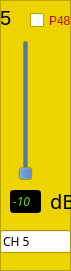
   <widget class="QFrame" name="frame_5">
    <property name="geometry">
     <rect>
      <x>300</x>
      <y>90</y>
      <width>71</width>
      <height>271</height>
     </rect>
    </property>
    <property name="palette">
     <palette>
      <active>
       <colorrole role="Base">
        <brush brushstyle="SolidPattern">
         <color alpha="255">
          <red>255</red>
          <green>255</green>
          <blue>255</blue>
         </color>
        </brush>
       </colorrole>
       <colorrole role="Window">
        <brush brushstyle="SolidPattern">
         <color alpha="255">
          <red>237</red>
          <green>212</green>
          <blue>0</blue>
         </color>
        </brush>
       </colorrole>
      </active>
      <inactive>
       <colorrole role="Base">
        <brush brushstyle="SolidPattern">
         <color alpha="255">
          <red>255</red>
          <green>255</green>
          <blue>255</blue>
         </color>
        </brush>
       </colorrole>
       <colorrole role="Window">
        <brush brushstyle="SolidPattern">
         <color alpha="255">
          <red>237</red>
          <green>212</green>
          <blue>0</blue>
         </color>
        </brush>
       </colorrole>
      </inactive>
      <disabled>
       <colorrole role="Base">
        <brush brushstyle="SolidPattern">
         <color alpha="255">
          <red>237</red>
          <green>212</green>
          <blue>0</blue>
         </color>
        </brush>
       </colorrole>
       <colorrole role="Window">
        <brush brushstyle="SolidPattern">
         <color alpha="255">
          <red>237</red>
          <green>212</green>
          <blue>0</blue>
         </color>
        </brush>
       </colorrole>
      </disabled>
     </palette>
    </property>
    <property name="autoFillBackground">
     <bool>true</bool>
    </property>
    <property name="frameShape">
     <enum>QFrame::StyledPanel</enum>
    </property>
    <property name="frameShadow">
     <enum>QFrame::Raised</enum>
    </property>
    <widget class="QLabel" name="label_11">
     <property name="geometry">
      <rect>
       <x>0</x>
       <y>10</y>
       <width>21</width>
       <height>16</height>
      </rect>
     </property>
     <property name="font">
      <font>
       <pointsize>15</pointsize>
      </font>
     </property>
     <property name="text">
      <string>5</string>
     </property>
    </widget>
    <widget class="QSlider" name="g_ch_5">
     <property name="geometry">
      <rect>
       <x>10</x>
       <y>40</y>
       <width>31</width>
       <height>141</height>
      </rect>
     </property>
     <property name="palette">
      <palette>
       <active>
        <colorrole role="Button">
         <brush brushstyle="SolidPattern">
          <color alpha="255">
           <red>52</red>
           <green>101</green>
           <blue>164</blue>
          </color>
         </brush>
        </colorrole>
       </active>
       <inactive>
        <colorrole role="Button">
         <brush brushstyle="SolidPattern">
          <color alpha="255">
           <red>52</red>
           <green>101</green>
           <blue>164</blue>
          </color>
         </brush>
        </colorrole>
       </inactive>
       <disabled>
        <colorrole role="Button">
         <brush brushstyle="SolidPattern">
          <color alpha="255">
           <red>52</red>
           <green>101</green>
           <blue>164</blue>
          </color>
         </brush>
        </colorrole>
       </disabled>
      </palette>
     </property>
     <property name="minimum">
      <number>0</number>
     </property>
     <property name="maximum">
      <number>12</number>
     </property>
     <property name="singleStep">
      <number>1</number>
     </property>
     <property name="pageStep">
      <number>1</number>
     </property>
     <property name="value">
      <number>0</number>
     </property>
     <property name="orientation">
      <enum>Qt::Vertical</enum>
     </property>
     <property name="tickInterval">
      <number>6</number>
     </property>
    </widget>
    <widget class="QCheckBox" name="p48_5">
     <property name="geometry">
      <rect>
       <x>30</x>
       <y>10</y>
       <width>41</width>
       <height>21</height>
      </rect>
     </property>
     <property name="palette">
      <palette>
       <active>
        <colorrole role="WindowText">
         <brush brushstyle="SolidPattern">
          <color alpha="255">
           <red>204</red>
           <green>0</green>
           <blue>0</blue>
          </color>
         </brush>
        </colorrole>
       </active>
       <inactive>
        <colorrole role="WindowText">
         <brush brushstyle="SolidPattern">
          <color alpha="255">
           <red>204</red>
           <green>0</green>
           <blue>0</blue>
          </color>
         </brush>
        </colorrole>
       </inactive>
       <disabled>
        <colorrole role="WindowText">
         <brush brushstyle="SolidPattern">
          <color alpha="255">
           <red>190</red>
           <green>190</green>
           <blue>190</blue>
          </color>
         </brush>
        </colorrole>
       </disabled>
      </palette>
     </property>
     <property name="text">
      <string>P48</string>
     </property>
    </widget>
    <widget class="QLineEdit" name="d_ch_5">
     <property name="enabled">
      <bool>false</bool>
     </property>
     <property name="geometry">
      <rect>
       <x>10</x>
       <y>190</y>
       <width>31</width>
       <height>23</height>
      </rect>
     </property>
     <property name="palette">
      <palette>
       <active>
        <colorrole role="WindowText">
         <brush brushstyle="SolidPattern">
          <color alpha="255">
           <red>0</red>
           <green>0</green>
           <blue>0</blue>
          </color>
         </brush>
        </colorrole>
        <colorrole role="Light">
         <brush brushstyle="SolidPattern">
          <color alpha="255">
           <red>255</red>
           <green>255</green>
           <blue>255</blue>
          </color>
         </brush>
        </colorrole>
        <colorrole role="Dark">
         <brush brushstyle="SolidPattern">
          <color alpha="255">
           <red>115</red>
           <green>210</green>
           <blue>22</blue>
          </color>
         </brush>
        </colorrole>
        <colorrole role="Text">
         <brush brushstyle="SolidPattern">
          <color alpha="255">
           <red>0</red>
           <green>0</green>
           <blue>0</blue>
          </color>
         </brush>
        </colorrole>
        <colorrole role="ButtonText">
         <brush brushstyle="SolidPattern">
          <color alpha="255">
           <red>0</red>
           <green>0</green>
           <blue>0</blue>
          </color>
         </brush>
        </colorrole>
        <colorrole role="Base">
         <brush brushstyle="SolidPattern">
          <color alpha="255">
           <red>0</red>
           <green>0</green>
           <blue>0</blue>
          </color>
         </brush>
        </colorrole>
        <colorrole role="Window">
         <brush brushstyle="SolidPattern">
          <color alpha="255">
           <red>0</red>
           <green>0</green>
           <blue>0</blue>
          </color>
         </brush>
        </colorrole>
       </active>
       <inactive>
        <colorrole role="WindowText">
         <brush brushstyle="SolidPattern">
          <color alpha="255">
           <red>0</red>
           <green>0</green>
           <blue>0</blue>
          </color>
         </brush>
        </colorrole>
        <colorrole role="Light">
         <brush brushstyle="SolidPattern">
          <color alpha="255">
           <red>255</red>
           <green>255</green>
           <blue>255</blue>
          </color>
         </brush>
        </colorrole>
        <colorrole role="Dark">
         <brush brushstyle="SolidPattern">
          <color alpha="255">
           <red>115</red>
           <green>210</green>
           <blue>22</blue>
          </color>
         </brush>
        </colorrole>
        <colorrole role="Text">
         <brush brushstyle="SolidPattern">
          <color alpha="255">
           <red>0</red>
           <green>0</green>
           <blue>0</blue>
          </color>
         </brush>
        </colorrole>
        <colorrole role="ButtonText">
         <brush brushstyle="SolidPattern">
          <color alpha="255">
           <red>0</red>
           <green>0</green>
           <blue>0</blue>
          </color>
         </brush>
        </colorrole>
        <colorrole role="Base">
         <brush brushstyle="SolidPattern">
          <color alpha="255">
           <red>0</red>
           <green>0</green>
           <blue>0</blue>
          </color>
         </brush>
        </colorrole>
        <colorrole role="Window">
         <brush brushstyle="SolidPattern">
          <color alpha="255">
           <red>0</red>
           <green>0</green>
           <blue>0</blue>
          </color>
         </brush>
        </colorrole>
       </inactive>
       <disabled>
        <colorrole role="WindowText">
         <brush brushstyle="SolidPattern">
          <color alpha="255">
           <red>115</red>
           <green>210</green>
           <blue>22</blue>
          </color>
         </brush>
        </colorrole>
        <colorrole role="Light">
         <brush brushstyle="SolidPattern">
          <color alpha="255">
           <red>255</red>
           <green>255</green>
           <blue>255</blue>
          </color>
         </brush>
        </colorrole>
        <colorrole role="Dark">
         <brush brushstyle="SolidPattern">
          <color alpha="255">
           <red>115</red>
           <green>210</green>
           <blue>22</blue>
          </color>
         </brush>
        </colorrole>
        <colorrole role="Text">
         <brush brushstyle="SolidPattern">
          <color alpha="255">
           <red>115</red>
           <green>210</green>
           <blue>22</blue>
          </color>
         </brush>
        </colorrole>
        <colorrole role="ButtonText">
         <brush brushstyle="SolidPattern">
          <color alpha="255">
           <red>115</red>
           <green>210</green>
           <blue>22</blue>
          </color>
         </brush>
        </colorrole>
        <colorrole role="Base">
         <brush brushstyle="SolidPattern">
          <color alpha="255">
           <red>0</red>
           <green>0</green>
           <blue>0</blue>
          </color>
         </brush>
        </colorrole>
        <colorrole role="Window">
         <brush brushstyle="SolidPattern">
          <color alpha="255">
           <red>0</red>
           <green>0</green>
           <blue>0</blue>
          </color>
         </brush>
        </colorrole>
       </disabled>
      </palette>
     </property>
     <property name="font">
      <font>
       <family>Clean</family>
       <italic>true</italic>
      </font>
     </property>
     <property name="text">
      <string>-10</string>
     </property>
    </widget>
    <widget class="QLabel" name="label_12">
     <property name="geometry">
      <rect>
       <x>50</x>
       <y>190</y>
       <width>21</width>
       <height>21</height>
      </rect>
     </property>
     <property name="font">
      <font>
       <family>Clean</family>
       <pointsize>15</pointsize>
      </font>
     </property>
     <property name="text">
      <string>dB</string>
     </property>
    </widget>
    <widget class="QLineEdit" name="lineEdit_5">
     <property name="geometry">
      <rect>
       <x>0</x>
       <y>230</y>
       <width>71</width>
       <height>23</height>
      </rect>
     </property>
     <property name="font">
      <font>
       <family>Clean</family>
      </font>
     </property>
     <property name="text">
      <string>CH 5</string>
     </property>
    </widget>
   </widget>
